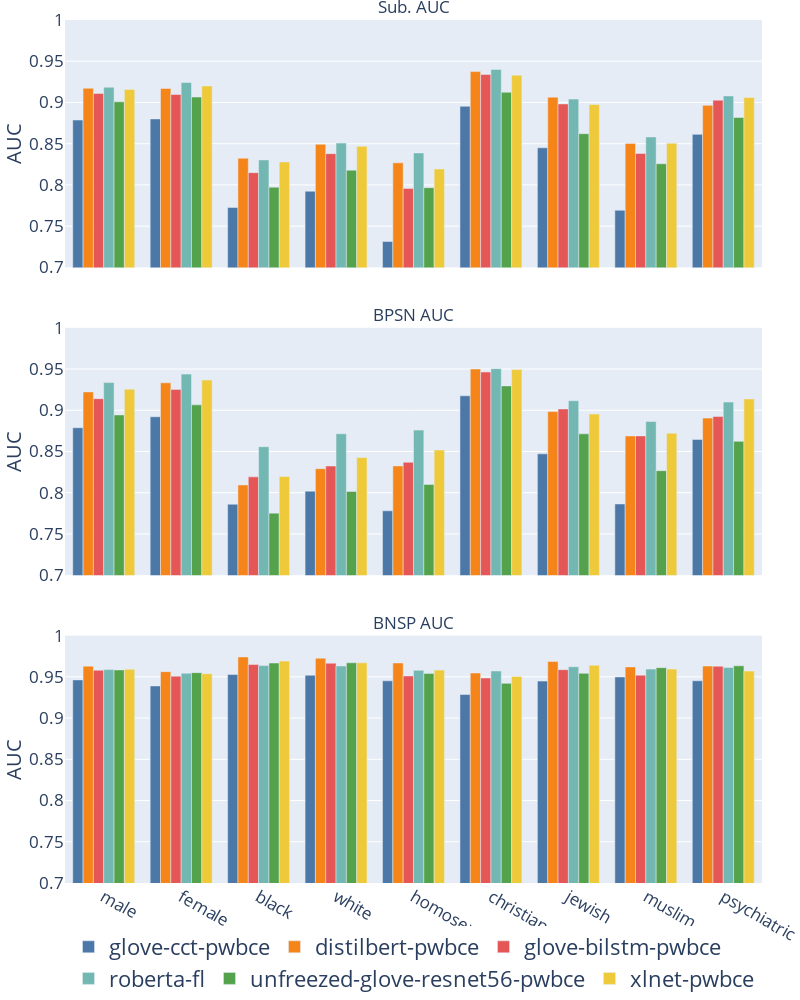

Write notebook code for a chart like this one.
### Code cell
import plotly.express as px

labels={
    "subgroup_auc": "Sub. AUC",
    "bpsn_auc": "BPSN AUC",
    "bnsp_auc": "BNSP AUC",
    "subgroup":"",
    "session_name":"",
    "model_type": "Model",
    "value":"AUC"
}

selected_model = [
       "glove-cct-pwbce",
       "distilbert-pwbce", "roberta-fl",
       "glove-bilstm-pwbce", 
       "unfreezed-glove-resnet56-pwbce",
       "xlnet-pwbce"
]

identity_aur_per_sub_selected_model = identity_aur_per_sub_per_model_df[identity_aur_per_sub_per_model_df.session_name.isin(selected_model)].reset_index()

fig = px.bar(identity_aur_per_sub_selected_model, x="subgroup", y="value", 
            color="session_name", barmode="group",
            facet_col="variable", labels=labels, range_y=[0.7, 1.0], width=800, height=1000, facet_col_wrap=1, 
            color_discrete_sequence=px.colors.qualitative.T10)

#sns.move_legend(g, "lower", ncol=2, frameon=True, bbox_to_anchor=(0.8, 0.5), borderpad=1)
#fig.update_traces(width=0.1)
fig.update_layout(legend=dict(
        orientation="h",
        yanchor="top",
        y=-0.05,
        xanchor="center",
        x=0.5,
        font=dict(size=22)
    ),
    margin={'l': 0, 'r': 0, 't': 20, 'b': 0},
    font={'size'   : 17}
)

fig.for_each_annotation(lambda a: a.update(text=a.text.split("=")[-1]))
fig.for_each_annotation(lambda a: a.update(text=labels.get(a.text, a.text)))

fig.write_image("identity_aur_per_sub_per_model_df.pdf")
fig.show()

### Figure 1 — Plotly figure (JSON) as saved in the notebook; plotly's stock layout.template omitted (floating-point values rounded to 4 significant figures)
{"data": [{"alignmentgroup": "True", "hovertemplate": "=%{x}<br>variable=subgroup_auc<br>AUC=%{y}<extra></extra>", "legendgroup": "glove-cct-pwbce", "marker": {"color": "#4C78A8", "pattern": {"shape": ""}}, "name": "glove-cct-pwbce", "offsetgroup": "glove-cct-pwbce", "orientation": "v", "showlegend": true, "textposition": "auto", "type": "bar", "x": ["male", "female", "black", "white", "homosexual", "christian", "jewish", "muslim", "psychiatric"], "xaxis": "x3", "y": [0.8787, 0.8801, 0.7726, 0.7924, 0.7314, 0.8954, 0.845, 0.7693, 0.8613], "yaxis": "y3"}, {"alignmentgroup": "True", "hovertemplate": "=%{x}<br>variable=bpsn_auc<br>AUC=%{y}<extra></extra>", "legendgroup": "glove-cct-pwbce", "marker": {"color": "#4C78A8", "pattern": {"shape": ""}}, "name": "glove-cct-pwbce", "offsetgroup": "glove-cct-pwbce", "orientation": "v", "showlegend": false, "textposition": "auto", "type": "bar", "x": ["male", "female", "black", "white", "homosexual", "christian", "jewish", "muslim", "psychiatric"], "xaxis": "x2", "y": [0.8789, 0.8921, 0.7861, 0.8019, 0.7781, 0.9176, 0.8471, 0.7864, 0.8646], "yaxis": "y2"}, {"alignmentgroup": "True", "hovertemplate": "=%{x}<br>variable=bnsp_auc<br>AUC=%{y}<extra></extra>", "legendgroup": "glove-cct-pwbce", "marker": {"color": "#4C78A8", "pattern": {"shape": ""}}, "name": "glove-cct-pwbce", "offsetgroup": "glove-cct-pwbce", "orientation": "v", "showlegend": false, "textposition": "auto", "type": "bar", "x": ["male", "female", "black", "white", "homosexual", "christian", "jewish", "muslim", "psychiatric"], "xaxis": "x", "y": [0.9463, 0.939, 0.9529, 0.9519, 0.9452, 0.9286, 0.9448, 0.9499, 0.9453], "yaxis": "y"}, {"alignmentgroup": "True", "hovertemplate": "=%{x}<br>variable=subgroup_auc<br>AUC=%{y}<extra></extra>", "legendgroup": "distilbert-pwbce", "marker": {"color": "#F58518", "pattern": {"shape": ""}}, "name": "distilbert-pwbce", "offsetgroup": "distilbert-pwbce", "orientation": "v", "showlegend": true, "textposition": "auto", "type": "bar", "x": ["male", "female", "black", "white", "homosexual", "christian", "jewish", "muslim", "psychiatric"], "xaxis": "x3", "y": [0.9173, 0.917, 0.8324, 0.8492, 0.8267, 0.9374, 0.9064, 0.8504, 0.8965], "yaxis": "y3"}, {"alignmentgroup": "True", "hovertemplate": "=%{x}<br>variable=bpsn_auc<br>AUC=%{y}<extra></extra>", "legendgroup": "distilbert-pwbce", "marker": {"color": "#F58518", "pattern": {"shape": ""}}, "name": "distilbert-pwbce", "offsetgroup": "distilbert-pwbce", "orientation": "v", "showlegend": false, "textposition": "auto", "type": "bar", "x": ["male", "female", "black", "white", "homosexual", "christian", "jewish", "muslim", "psychiatric"], "xaxis": "x2", "y": [0.9222, 0.9333, 0.8094, 0.8292, 0.8325, 0.95, 0.8984, 0.8689, 0.8905], "yaxis": "y2"}, {"alignmentgroup": "True", "hovertemplate": "=%{x}<br>variable=bnsp_auc<br>AUC=%{y}<extra></extra>", "legendgroup": "distilbert-pwbce", "marker": {"color": "#F58518", "pattern": {"shape": ""}}, "name": "distilbert-pwbce", "offsetgroup": "distilbert-pwbce", "orientation": "v", "showlegend": false, "textposition": "auto", "type": "bar", "x": ["male", "female", "black", "white", "homosexual", "christian", "jewish", "muslim", "psychiatric"], "xaxis": "x", "y": [0.963, 0.9563, 0.9741, 0.9725, 0.9668, 0.9546, 0.9686, 0.962, 0.9631], "yaxis": "y"}, {"alignmentgroup": "True", "hovertemplate": "=%{x}<br>variable=subgroup_auc<br>AUC=%{y}<extra></extra>", "legendgroup": "glove-bilstm-pwbce", "marker": {"color": "#E45756", "pattern": {"shape": ""}}, "name": "glove-bilstm-pwbce", "offsetgroup": "glove-bilstm-pwbce", "orientation": "v", "showlegend": true, "textposition": "auto", "type": "bar", "x": ["male", "female", "black", "white", "homosexual", "christian", "jewish", "muslim", "psychiatric"], "xaxis": "x3", "y": [0.9109, 0.9097, 0.8149, 0.8379, 0.7957, 0.934, 0.8982, 0.8382, 0.9028], "yaxis": "y3"}, {"alignmentgroup": "True", "hovertemplate": "=%{x}<br>variable=bpsn_auc<br>AUC=%{y}<extra></extra>", "legendgroup": "glove-bilstm-pwbce", "marker": {"color": "#E45756", "pattern": {"shape": ""}}, "name": "glove-bilstm-pwbce", "offsetgroup": "glove-bilstm-pwbce", "orientation": "v", "showlegend": false, "textposition": "auto", "type": "bar", "x": ["male", "female", "black", "white", "homosexual", "christian", "jewish", "muslim", "psychiatric"], "xaxis": "x2", "y": [0.9141, 0.9253, 0.8192, 0.8324, 0.8369, 0.9464, 0.9016, 0.8689, 0.8924], "yaxis": "y2"}, {"alignmentgroup": "True", "hovertemplate": "=%{x}<br>variable=bnsp_auc<br>AUC=%{y}<extra></extra>", "legendgroup": "glove-bilstm-pwbce", "marker": {"color": "#E45756", "pattern": {"shape": ""}}, "name": "glove-bilstm-pwbce", "offsetgroup": "glove-bilstm-pwbce", "orientation": "v", "showlegend": false, "textposition": "auto", "type": "bar", "x": ["male", "female", "black", "white", "homosexual", "christian", "jewish", "muslim", "psychiatric"], "xaxis": "x", "y": [0.958, 0.9508, 0.965, 0.9666, 0.9511, 0.9486, 0.9587, 0.9521, 0.9629], "yaxis": "y"}, {"alignmentgroup": "True", "hovertemplate": "=%{x}<br>variable=subgroup_auc<br>AUC=%{y}<extra></extra>", "legendgroup": "roberta-fl", "marker": {"color": "#72B7B2", "pattern": {"shape": ""}}, "name": "roberta-fl", "offsetgroup": "roberta-fl", "orientation": "v", "showlegend": true, "textposition": "auto", "type": "bar", "x": ["male", "female", "black", "white", "homosexual", "christian", "jewish", "muslim", "psychiatric"], "xaxis": "x3", "y": [0.9185, 0.9242, 0.8303, 0.8507, 0.8388, 0.9401, 0.9041, 0.8582, 0.9079], "yaxis": "y3"}, {"alignmentgroup": "True", "hovertemplate": "=%{x}<br>variable=bpsn_auc<br>AUC=%{y}<extra></extra>", "legendgroup": "roberta-fl", "marker": {"color": "#72B7B2", "pattern": {"shape": ""}}, "name": "roberta-fl", "offsetgroup": "roberta-fl", "orientation": "v", "showlegend": false, "textposition": "auto", "type": "bar", "x": ["male", "female", "black", "white", "homosexual", "christian", "jewish", "muslim", "psychiatric"], "xaxis": "x2", "y": [0.9336, 0.9438, 0.8558, 0.8715, 0.876, 0.9505, 0.9116, 0.8864, 0.9099], "yaxis": "y2"}, {"alignmentgroup": "True", "hovertemplate": "=%{x}<br>variable=bnsp_auc<br>AUC=%{y}<extra></extra>", "legendgroup": "roberta-fl", "marker": {"color": "#72B7B2", "pattern": {"shape": ""}}, "name": "roberta-fl", "offsetgroup": "roberta-fl", "orientation": "v", "showlegend": false, "textposition": "auto", "type": "bar", "x": ["male", "female", "black", "white", "homosexual", "christian", "jewish", "muslim", "psychiatric"], "xaxis": "x", "y": [0.9588, 0.9543, 0.9636, 0.9632, 0.9579, 0.9571, 0.9623, 0.9594, 0.9614], "yaxis": "y"}, {"alignmentgroup": "True", "hovertemplate": "=%{x}<br>variable=subgroup_auc<br>AUC=%{y}<extra></extra>", "legendgroup": "unfreezed-glove-resnet56-pwbce", "marker": {"color": "#54A24B", "pattern": {"shape": ""}}, "name": "unfreezed-glove-resnet56-pwbce", "offsetgroup": "unfreezed-glove-resnet56-pwbce", "orientation": "v", "showlegend": true, "textposition": "auto", "type": "bar", "x": ["male", "female", "black", "white", "homosexual", "christian", "jewish", "muslim", "psychiatric"], "xaxis": "x3", "y": [0.9008, 0.9065, 0.7972, 0.8179, 0.7967, 0.9124, 0.8621, 0.8257, 0.8817], "yaxis": "y3"}, {"alignmentgroup": "True", "hovertemplate": "=%{x}<br>variable=bpsn_auc<br>AUC=%{y}<extra></extra>", "legendgroup": "unfreezed-glove-resnet56-pwbce", "marker": {"color": "#54A24B", "pattern": {"shape": ""}}, "name": "unfreezed-glove-resnet56-pwbce", "offsetgroup": "unfreezed-glove-resnet56-pwbce", "orientation": "v", "showlegend": false, "textposition": "auto", "type": "bar", "x": ["male", "female", "black", "white", "homosexual", "christian", "jewish", "muslim", "psychiatric"], "xaxis": "x2", "y": [0.8943, 0.9065, 0.7753, 0.8015, 0.8101, 0.9295, 0.8714, 0.8267, 0.8623], "yaxis": "y2"}, {"alignmentgroup": "True", "hovertemplate": "=%{x}<br>variable=bnsp_auc<br>AUC=%{y}<extra></extra>", "legendgroup": "unfreezed-glove-resnet56-pwbce", "marker": {"color": "#54A24B", "pattern": {"shape": ""}}, "name": "unfreezed-glove-resnet56-pwbce", "offsetgroup": "unfreezed-glove-resnet56-pwbce", "orientation": "v", "showlegend": false, "textposition": "auto", "type": "bar", "x": ["male", "female", "black", "white", "homosexual", "christian", "jewish", "muslim", "psychiatric"], "xaxis": "x", "y": [0.9584, 0.9551, 0.9668, 0.967, 0.9542, 0.9421, 0.9542, 0.9612, 0.9634], "yaxis": "y"}, {"alignmentgroup": "True", "hovertemplate": "=%{x}<br>variable=subgroup_auc<br>AUC=%{y}<extra></extra>", "legendgroup": "xlnet-pwbce", "marker": {"color": "#EECA3B", "pattern": {"shape": ""}}, "name": "xlnet-pwbce", "offsetgroup": "xlnet-pwbce", "orientation": "v", "showlegend": true, "textposition": "auto", "type": "bar", "x": ["male", "female", "black", "white", "homosexual", "christian", "jewish", "muslim", "psychiatric"], "xaxis": "x3", "y": [0.9158, 0.92, 0.8278, 0.8468, 0.8192, 0.9331, 0.8975, 0.8505, 0.9061], "yaxis": "y3"}, {"alignmentgroup": "True", "hovertemplate": "=%{x}<br>variable=bpsn_auc<br>AUC=%{y}<extra></extra>", "legendgroup": "xlnet-pwbce", "marker": {"color": "#EECA3B", "pattern": {"shape": ""}}, "name": "xlnet-pwbce", "offsetgroup": "xlnet-pwbce", "orientation": "v", "showlegend": false, "textposition": "auto", "type": "bar", "x": ["male", "female", "black", "white", "homosexual", "christian", "jewish", "muslim", "psychiatric"], "xaxis": "x2", "y": [0.9256, 0.9366, 0.8197, 0.8427, 0.8517, 0.9494, 0.8954, 0.8721, 0.9138], "yaxis": "y2"}, {"alignmentgroup": "True", "hovertemplate": "=%{x}<br>variable=bnsp_auc<br>AUC=%{y}<extra></extra>", "legendgroup": "xlnet-pwbce", "marker": {"color": "#EECA3B", "pattern": {"shape": ""}}, "name": "xlnet-pwbce", "offsetgroup": "xlnet-pwbce", "orientation": "v", "showlegend": false, "textposition": "auto", "type": "bar", "x": ["male", "female", "black", "white", "homosexual", "christian", "jewish", "muslim", "psychiatric"], "xaxis": "x", "y": [0.9591, 0.9537, 0.9691, 0.9671, 0.9582, 0.9505, 0.9641, 0.9595, 0.957], "yaxis": "y"}], "layout": {"annotations": [{"font": {}, "showarrow": false, "text": "BNSP AUC", "x": 0.5, "xanchor": "center", "xref": "paper", "y": 0.2867, "yanchor": "bottom", "yref": "paper"}, {"font": {}, "showarrow": false, "text": "BPSN AUC", "x": 0.5, "xanchor": "center", "xref": "paper", "y": 0.6433, "yanchor": "bottom", "yref": "paper"}, {"font": {}, "showarrow": false, "text": "Sub. AUC", "x": 0.5, "xanchor": "center", "xref": "paper", "y": 1.0, "yanchor": "bottom", "yref": "paper"}], "barmode": "group", "font": {"size": 17}, "height": 1000, "legend": {"font": {"size": 22}, "orientation": "h", "title": {"text": ""}, "tracegroupgap": 0, "x": 0.5, "xanchor": "center", "y": -0.05, "yanchor": "top"}, "margin": {"b": 0, "l": 0, "r": 0, "t": 20}, "width": 800, "xaxis": {"anchor": "y", "domain": [0, 1], "title": {"text": ""}}, "xaxis2": {"anchor": "y2", "domain": [0, 1], "matches": "x", "showticklabels": false}, "xaxis3": {"anchor": "y3", "domain": [0, 1], "matches": "x", "showticklabels": false}, "yaxis": {"anchor": "x", "domain": [0, 0.2867], "range": [0.7, 1], "title": {"text": "AUC"}}, "yaxis2": {"anchor": "x2", "domain": [0.3567, 0.6433], "matches": "y", "range": [0.7, 1], "title": {"text": "AUC"}}, "yaxis3": {"anchor": "x3", "domain": [0.7133, 1.0], "matches": "y", "range": [0.7, 1], "title": {"text": "AUC"}}}}
